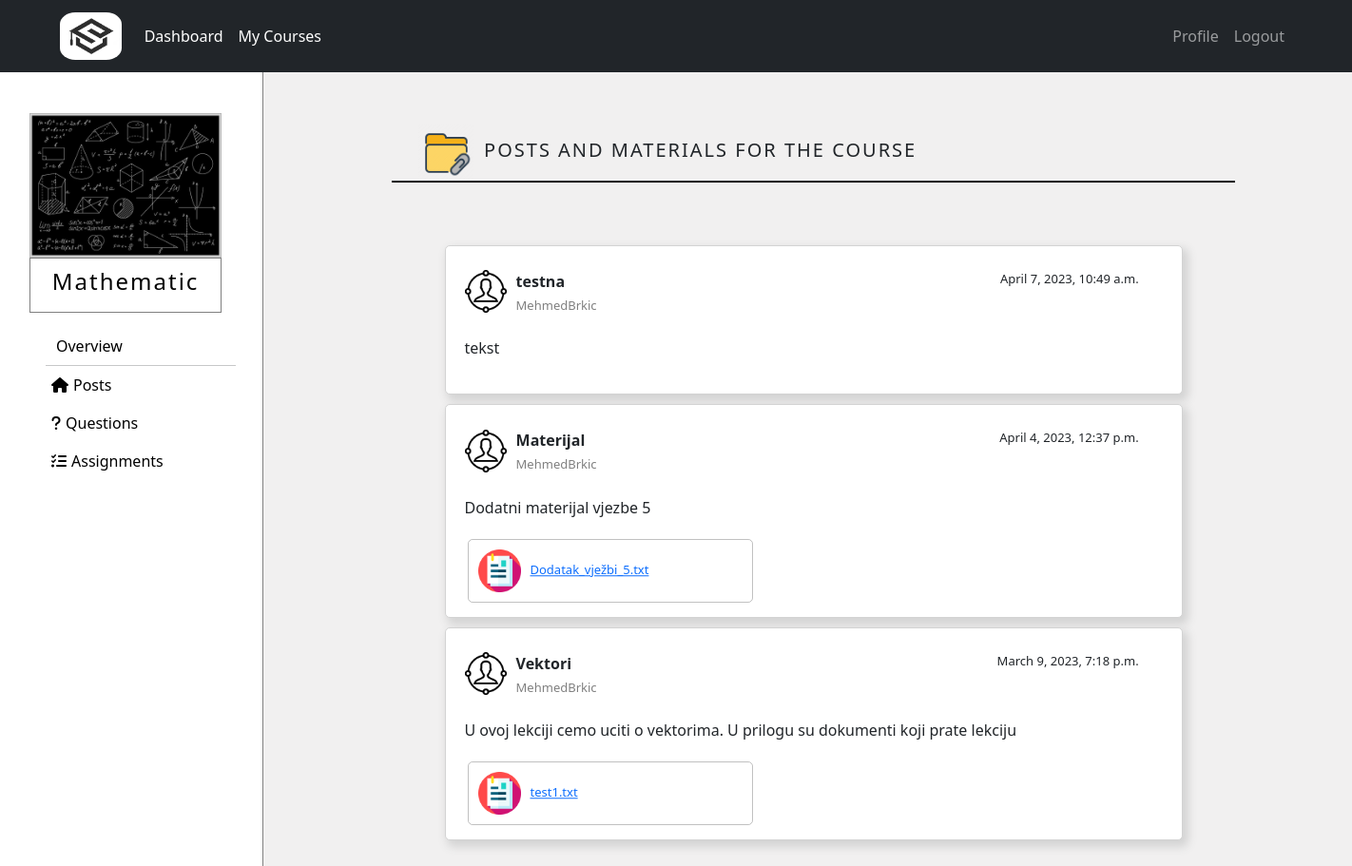
The page /courses/course/10 (signed in) on the database as committed earlier.
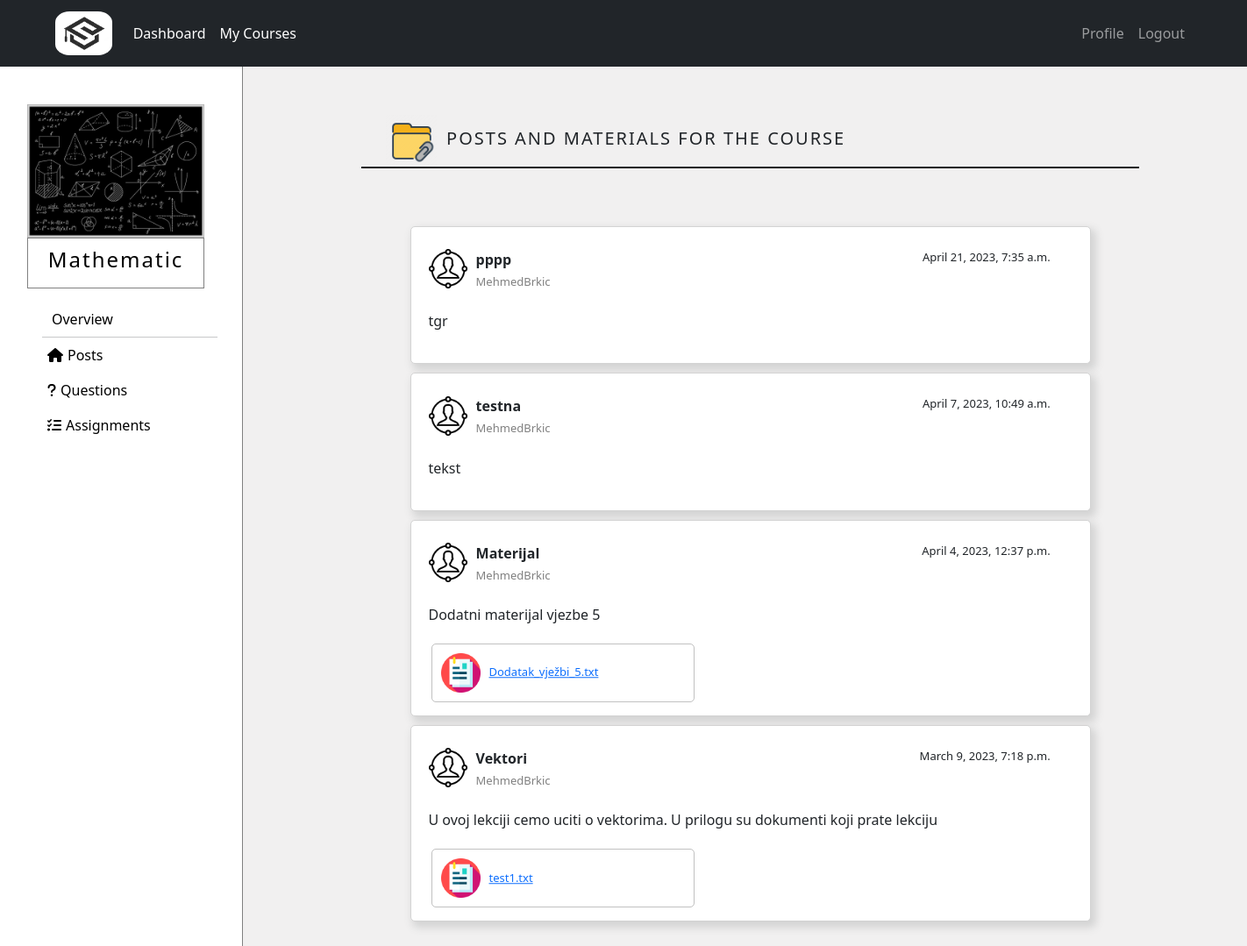
The same page on the database as committed later.
### courses/models.py (models this page shows, shortened)
class Notice(models.Model):
    name = models.CharField(max_length=50)
    text = models.CharField(max_length=500,null=True,blank=True)
    created_at = models.DateTimeField(auto_now=True)
    tutor = models.ForeignKey(Tutor,related_name='tutor_upload',on_delete=models.CASCADE)
    course = models.ForeignKey(Course,related_name='course_notice',on_delete=models.CASCADE)
    class Meta:
        ordering = ['-created_at']

class Tutor(models.Model):
    user = models.OneToOneField(NewUser,on_delete=models.CASCADE,primary_key=True,related_name='Tutor')
    phone = models.IntegerField()
    course = models.ManyToManyField(Course,through="TutorCourse")

class NewUser(AbstractUser):
    is_student = models.BooleanField(default=False)
    is_tutor = models.BooleanField(default=False)

class Material(models.Model):
    notice = models.ForeignKey(Notice,related_name='material_notice',on_delete=models.CASCADE)
    material = models.FileField(upload_to='materials')
    @property
    def filename(self):
        return os.path.basename(self.material.name)

### courses/views.py (the view, shortened to what this page needs)
# urls.py: path('course/<int:course_id>',views.view_course,name='course'),
@login_required
def view_course(request,course_id,question_id=None):
   if request.user.is_tutor:
      return HttpResponse('<html><body><h2 style="font-weight: lighter">Your do not have access to view this page!</h2><body></html>')
   course = get_object_or_404(Course,pk=course_id)
   student_courses = StudentCourse.objects.filter(course = course,student = request.user.Student)
   if student_courses.exists() is False:
      tutors = Tutor.objects.filter(course=course)
      return render(request,"courses/enroll.html",{'course':course,'tutors':tutors})
   notices = Notice.objects.filter(course=course)
   return render(request,"courses/course.html",{'course':course,'notices':notices})

### courses/templatetags/tag.py (called while the page is built)
@register.simple_tag
def getMaterials(notice):
    materials = Material.objects.filter(notice=notice)
    return materials

### templates/courses/course.html (shortened to what this page needs)
{% extends 'courses/dashboard.html' %}
{% block content_courses %}
{% load static %}
{% if course %}
<div class="row no-gutters">
  <div class="col-2 no-gutters" style="width: 20%; height: 100vh; background-color: white; padding: 0; border-right: 1px solid gray;">
    <div class="card" style="width: 70%; margin-top: 15%;
                             margin-left: auto; margin-right: auto; border: none;">
      <img src="{{course.image.url}}" class="card-img-top" style="border-radius: 0%;" alt="Cover">
        <div class="card-body" style="border: 1px solid gray; padding: 10px 0px 10px 0px;">
          <h4 class="card-title courseDetails"
              style="text-align: center; color: black; letter-spacing: 2px; font-weight: lighter;">{{course.name}}</h4>
        </div>
    </div>
    <div class="nav flex-column" style="margin-top: 5%; width: 100%;">
      <a class="nav-link hoverMeni" href="{% url 'overview' course_id=course.pk %}" style="color: black;">
        Overview
      </a>
      <hr style="width: 200px; margin-left: 60px; margin-right: auto; margin-top: 0px; margin-bottom: 0px;">
      {% if user.is_student %}
      <a class="nav-link hoverMeni" href="{% url 'course' course_id=course.pk %}" style="color: black;">
        <i class="fa-solid fa-house" style="margin-right: 5px; margin-left: 50px;"></i>Posts
      </a>
      {% else %}
      <a class="nav-link hoverMeni" href="{% url 'tutor_course' course_id=course.pk %}" style="color: black;">
        <i class="fa-solid fa-house" style="margin-right: 5px; margin-left: 50px;"></i>Posts
      </a>
      {% endif %}
      <a class="nav-link hoverMeni" href="{% url 'view_questions_tutor' course_id=course.pk %}" style="color: black;">
        <i class="fa-solid fa-question" style="margin-right: 5px; margin-left: 50px;"></i>Questions
      </a>
      <a class="nav-link hoverMeni" href="{% url 'assignment_overview' course_id=course.pk %}" style="color: black;">
        <i class="fa-solid fa-list-check" style="margin-right: 5px; margin-left: 50px;"></i>Assignments
      </a>
    </div>
  </div>
  <div class="col-10 no-gutters" style="width: 80%; height: 100vh; overflow: scroll;">
    {% block courseContent%}
      {% include 'courses/posts.html' with notices=notices %}
    {% endblock %}
  </div>
</div>
{% endif %}
{% endblock %}

### templates/courses/posts.html (shortened to what this page needs)
{% load static %}
<div id="posts" class="container" style="width: 100%;
height: fit-content; margin-top: 20px; margin-bottom: 20px;">
    <div style="margin-left: auto; margin-right: auto; width:75%; margin-top: 5%; position: relative;">
      <img class="col-sm-4 col-md-4 col-lg-4" src="{% static 'img/materials.png' %}"
           style="width:7%;">
      <div class="col-sm-8 col-md-8 col-lg-8" style="position:absolute; bottom: 12px; display: inline-block;">
        <h5 style="margin-left: 2%; letter-spacing: 2px;">POSTS AND MATERIALS FOR THE COURSE</h5>
      </div>
    </div>
    <hr style="width: 80%; margin-left: auto; margin-right: auto; background-color: black;
               opacity: 1; margin-top: 0; margin-bottom: 6%; height: 2px;">
  {% if notices %}
  {% for post in notices %}
  <div class="container containerWithBorder" style="padding: 15px; min-width: 500px;">
    <div class="row" style="height: fit-content; padding: 5px; min-width: 500px;">
    <div class="cols-sm-6 col-md-6 col-lg-6" style=" height: fit-content;">
      <div>
          <img src="{% static 'img/tutor.png' %}" style="height: 45px; display: inline-block; position: relative; top: -15px;">
          <div style="display: inline-block;">
            <p style="margin: 5px; text-align: left; font-weight: bold;">{{ post.name }}<br>
            <span style="font-size: small; text-align: left; color: gray; font-weight:lighter">{{ post.tutor.user.username }}</span></p>
          </div>
        </div>
    </div>
      <div class="cols-sm-6 col-md-6 col-lg-6" style="height: fit-content; position: relative;">
        <p style="text-align: right;margin: 5px 25px 5px 5px; font-size: small;">{{ post.created_at }}</p>
      </div>
    </div>
    <div class="row" style="padding: 5px 5px 0px 5px;">
      <div style="height: fit-content;">
        <p style="word-wrap: break-word; text-align: justify;">{{ post.text }}</p>
      </div>
    </div>
    {% load tag %}
    <div class="row" style="padding: 5px 5px 0px 5px;">
        {% getMaterials post as materials %}
        {% for material in materials %}
        <div class="cols-sm-10 col-md-10 col-lg-10"
             style="height: fit-content; position: relative; min-width: 300px; max-width: fit-content;
               padding: 0px; margin-left: 15px; border: 1px solid #8080807d; border-radius: 5px;">
          <div style="height: fit-content; border-radius: 5px; display: inline-block; margin: 10px;">
            <img src="{% static 'img/attachment.png' %}" style="height: 45px;">
          </div>
          <a href="{{ material.material.url }}" class="verticalCenter" style="font-size:small">{{ material.filename }}</a>
        </div>
        {% endfor %}
    </div>
  </div>
  {% endfor %}
  <div style="height: 100px; width: 100%;"></div>
  {% else %}
  <h2 style="text-align: center;">There are no posts yet!</h2>
  {% endif %}
</div>

Rows that differ between the two databases and show on the page:
added Notice: name "pppp", tutor.user.username "MehmedBrkic", created_at "April 21, 2023, 7:35 a.m.", text "tgr"
